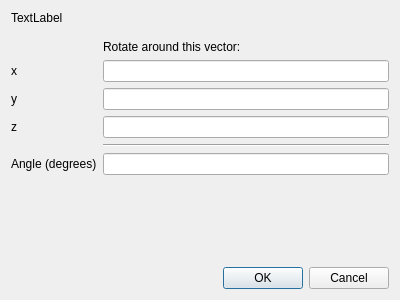
<?xml version="1.0" encoding="UTF-8"?>
<ui version="4.0">
 <class>DialogRotate</class>
 <widget class="QDialog" name="DialogRotate">
  <property name="geometry">
   <rect>
    <x>0</x>
    <y>0</y>
    <width>400</width>
    <height>300</height>
   </rect>
  </property>
  <property name="windowTitle">
   <string>DialogRotate</string>
  </property>
  <layout class="QVBoxLayout" name="verticalLayout">
   <item>
    <layout class="QVBoxLayout" name="verticalLayout_2">
     <item>
      <layout class="QFormLayout" name="formLayout">
       <item row="0" column="0">
        <widget class="QLabel" name="label">
         <property name="text">
          <string>TextLabel</string>
         </property>
        </widget>
       </item>
       <item row="1" column="0">
        <widget class="Line" name="line">
         <property name="orientation">
          <enum>Qt::Horizontal</enum>
         </property>
        </widget>
       </item>
       <item row="3" column="0">
        <widget class="QLabel" name="xLabel">
         <property name="text">
          <string>x</string>
         </property>
        </widget>
       </item>
       <item row="3" column="1">
        <widget class="QLineEdit" name="xLineEdit"/>
       </item>
       <item row="2" column="1">
        <widget class="QLabel" name="label_2">
         <property name="text">
          <string>Rotate around this vector:</string>
         </property>
        </widget>
       </item>
       <item row="4" column="0">
        <widget class="QLabel" name="yLabel">
         <property name="text">
          <string>y</string>
         </property>
        </widget>
       </item>
       <item row="4" column="1">
        <widget class="QLineEdit" name="yLineEdit"/>
       </item>
       <item row="5" column="0">
        <widget class="QLabel" name="zLabel">
         <property name="text">
          <string>z</string>
         </property>
        </widget>
       </item>
       <item row="5" column="1">
        <widget class="QLineEdit" name="zLineEdit"/>
       </item>
       <item row="6" column="1">
        <widget class="Line" name="line_2">
         <property name="orientation">
          <enum>Qt::Horizontal</enum>
         </property>
        </widget>
       </item>
       <item row="7" column="0">
        <widget class="QLabel" name="angleDegreesLabel">
         <property name="text">
          <string>Angle (degrees)</string>
         </property>
        </widget>
       </item>
       <item row="7" column="1">
        <widget class="QLineEdit" name="angleDegreesLineEdit"/>
       </item>
      </layout>
     </item>
    </layout>
   </item>
   <item>
    <widget class="QDialogButtonBox" name="buttonBox">
     <property name="orientation">
      <enum>Qt::Horizontal</enum>
     </property>
     <property name="standardButtons">
      <set>QDialogButtonBox::Cancel|QDialogButtonBox::Ok</set>
     </property>
    </widget>
   </item>
  </layout>
 </widget>
 <resources/>
 <connections>
  <connection>
   <sender>buttonBox</sender>
   <signal>accepted()</signal>
   <receiver>DialogRotate</receiver>
   <slot>accept()</slot>
   <hints>
    <hint type="sourcelabel">
     <x>248</x>
     <y>254</y>
    </hint>
    <hint type="destinationlabel">
     <x>157</x>
     <y>274</y>
    </hint>
   </hints>
  </connection>
  <connection>
   <sender>buttonBox</sender>
   <signal>rejected()</signal>
   <receiver>DialogRotate</receiver>
   <slot>reject()</slot>
   <hints>
    <hint type="sourcelabel">
     <x>316</x>
     <y>260</y>
    </hint>
    <hint type="destinationlabel">
     <x>286</x>
     <y>274</y>
    </hint>
   </hints>
  </connection>
 </connections>
</ui>
